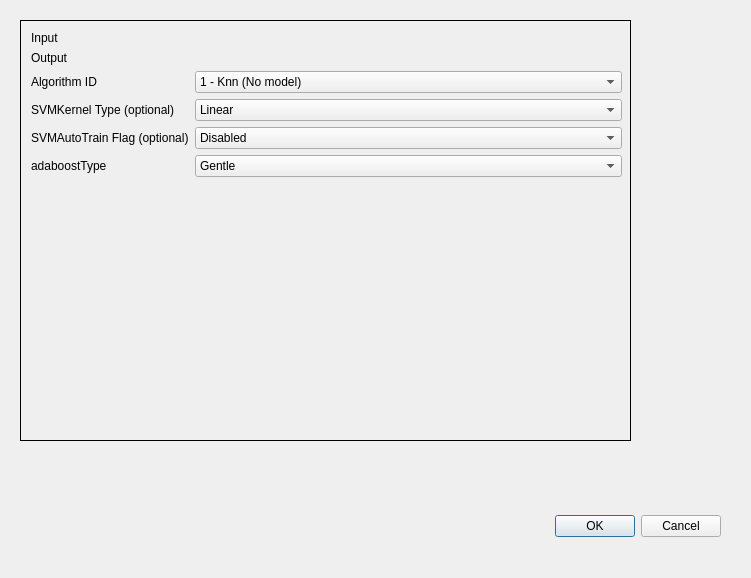
<?xml version="1.0" encoding="UTF-8"?>
<ui version="4.0">
 <class>ClassifierTrainerDialogBase</class>
 <widget class="QDialog" name="ClassifierTrainerDialogBase">
  <property name="geometry">
   <rect>
    <x>0</x>
    <y>0</y>
    <width>751</width>
    <height>578</height>
   </rect>
  </property>
  <property name="windowTitle">
   <string>Classifier Trainer</string>
  </property>
  <widget class="QDialogButtonBox" name="button_box">
   <property name="geometry">
    <rect>
     <x>380</x>
     <y>510</y>
     <width>341</width>
     <height>32</height>
    </rect>
   </property>
   <property name="orientation">
    <enum>Qt::Horizontal</enum>
   </property>
   <property name="standardButtons">
    <set>QDialogButtonBox::Cancel|QDialogButtonBox::Ok</set>
   </property>
  </widget>
  <widget class="QStackedWidget" name="stackedWidget">
   <property name="geometry">
    <rect>
     <x>20</x>
     <y>20</y>
     <width>611</width>
     <height>421</height>
    </rect>
   </property>
   <property name="frameShape">
    <enum>QFrame::Box</enum>
   </property>
   <property name="currentIndex">
    <number>0</number>
   </property>
   <widget class="QWidget" name="page">
    <widget class="QWidget" name="formLayoutWidget">
     <property name="geometry">
      <rect>
       <x>10</x>
       <y>10</y>
       <width>591</width>
       <height>211</height>
      </rect>
     </property>
     <layout class="QFormLayout" name="formLayout">
      <item row="0" column="0">
       <widget class="QLabel" name="inputLabel">
        <property name="text">
         <string>Input</string>
        </property>
       </widget>
      </item>
      <item row="0" column="1">
       <widget class="QgsFileWidget" name="inputQgsFileWidget"/>
      </item>
      <item row="1" column="0">
       <widget class="QLabel" name="outputLabel">
        <property name="text">
         <string>Output</string>
        </property>
       </widget>
      </item>
      <item row="1" column="1">
       <widget class="QgsFileWidget" name="outputQgsFileWidget">
        <property name="dialogTitle">
         <string>Select output file</string>
        </property>
        <property name="filter">
         <string>*.tif *.tiff *.gtif *.img *.*</string>
        </property>
        <property name="storageMode">
         <enum>QgsFileWidget::SaveFile</enum>
        </property>
       </widget>
      </item>
      <item row="2" column="0">
       <widget class="QLabel" name="algorithmLabel">
        <property name="text">
         <string>Algorithm ID</string>
        </property>
       </widget>
      </item>
      <item row="3" column="0">
       <widget class="QLabel" name="kernelTypeLabel">
        <property name="text">
         <string>SVMKernel Type (optional)</string>
        </property>
       </widget>
      </item>
      <item row="3" column="1">
       <widget class="QComboBox" name="kernelComboBox">
        <property name="statusTip">
         <string extracomment="This is the test comment">This is a test status tip. Shows what can be done.</string>
        </property>
        <item>
         <property name="text">
          <string>Linear</string>
         </property>
        </item>
        <item>
         <property name="text">
          <string>Poly</string>
         </property>
        </item>
        <item>
         <property name="text">
          <string>RBF</string>
         </property>
        </item>
        <item>
         <property name="text">
          <string>Sigmoid</string>
         </property>
        </item>
        <item>
         <property name="text">
          <string>Chi2</string>
         </property>
        </item>
        <item>
         <property name="text">
          <string>Inter</string>
         </property>
        </item>
       </widget>
      </item>
      <item row="4" column="0">
       <widget class="QLabel" name="autoTrainSizeLabel">
        <property name="text">
         <string>SVMAutoTrain Flag (optional)</string>
        </property>
       </widget>
      </item>
      <item row="4" column="1">
       <widget class="QComboBox" name="autoTrainSizeComboBox">
        <property name="statusTip">
         <string>This is a test of the status tip info popup</string>
        </property>
        <item>
         <property name="text">
          <string>Disabled</string>
         </property>
        </item>
        <item>
         <property name="text">
          <string>Enabled</string>
         </property>
        </item>
       </widget>
      </item>
      <item row="5" column="0">
       <widget class="QLabel" name="thresholdRatioLabel">
        <property name="text">
         <string>adaboostType</string>
        </property>
       </widget>
      </item>
      <item row="5" column="1">
       <widget class="QComboBox" name="adaboostTypeComboBox">
        <item>
         <property name="text">
          <string>Gentle</string>
         </property>
        </item>
        <item>
         <property name="text">
          <string>Discrete</string>
         </property>
        </item>
        <item>
         <property name="text">
          <string>Real</string>
         </property>
        </item>
        <item>
         <property name="text">
          <string>Logit</string>
         </property>
        </item>
       </widget>
      </item>
      <item row="2" column="1">
       <widget class="QComboBox" name="comboBox">
        <item>
         <property name="text">
          <string>1 - Knn (No model)</string>
         </property>
        </item>
        <item>
         <property name="text">
          <string>2 - SVM One Vs Else</string>
         </property>
        </item>
        <item>
         <property name="text">
          <string>3 - SVM Pairwise</string>
         </property>
        </item>
        <item>
         <property name="text">
          <string>4 - Adaboost One Vs Else</string>
         </property>
        </item>
        <item>
         <property name="text">
          <string>5 - Adaboost Pairwise</string>
         </property>
        </item>
        <item>
         <property name="text">
          <string>6 - SVM Pairwise (AUG Version)</string>
         </property>
        </item>
       </widget>
      </item>
     </layout>
    </widget>
   </widget>
   <widget class="QWidget" name="page_2"/>
  </widget>
 </widget>
 <customwidgets>
  <customwidget>
   <class>QgsFileWidget</class>
   <extends>QWidget</extends>
   <header>qgsfilewidget.h</header>
  </customwidget>
 </customwidgets>
 <resources/>
 <connections>
  <connection>
   <sender>button_box</sender>
   <signal>accepted()</signal>
   <receiver>ClassifierTrainerDialogBase</receiver>
   <slot>accept()</slot>
   <hints>
    <hint type="sourcelabel">
     <x>20</x>
     <y>20</y>
    </hint>
    <hint type="destinationlabel">
     <x>20</x>
     <y>20</y>
    </hint>
   </hints>
  </connection>
  <connection>
   <sender>button_box</sender>
   <signal>rejected()</signal>
   <receiver>ClassifierTrainerDialogBase</receiver>
   <slot>reject()</slot>
   <hints>
    <hint type="sourcelabel">
     <x>20</x>
     <y>20</y>
    </hint>
    <hint type="destinationlabel">
     <x>20</x>
     <y>20</y>
    </hint>
   </hints>
  </connection>
 </connections>
</ui>
